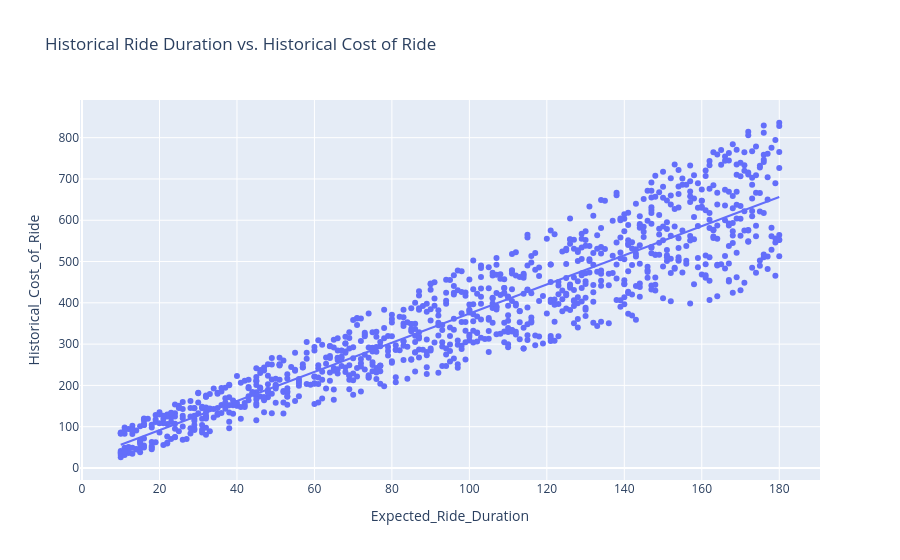

Notebook code cell kept with this figure:
### Markdown cell above
### Now let’s have a look at the relationship between expected ride duration and the historical cost of the ride:

### Code cell
fig=px.scatter(data,x='Expected_Ride_Duration',y='Historical_Cost_of_Ride',title='Historical Ride Duration vs. Historical Cost of Ride',trendline='ols')
fig.show()

### Figure 1 — Plotly figure (JSON) as saved in the notebook; plotly's stock layout.template omitted (floating-point values rounded to 4 significant figures; data arrays with more than 128 entries replaced by an {"elided": "..."} marker saying what was removed)
{"data": [{"hovertemplate": "Expected_Ride_Duration=%{x}<br>Historical_Cost_of_Ride=%{y}<extra></extra>", "legendgroup": "", "marker": {"color": "#636efa", "symbol": "circle"}, "mode": "markers", "name": "", "orientation": "v", "showlegend": false, "type": "scatter", "x": {"elided": "1000 int values"}, "xaxis": "x", "y": {"elided": "1000 float values"}, "yaxis": "y"}, {"hovertemplate": "<b>OLS trendline</b><br>Historical_Cost_of_Ride = 3.53091 * Expected_Ride_Duration + 20.8668<br>R<sup>2</sup>=0.860344<br><br>Expected_Ride_Duration=%{x}<br>Historical_Cost_of_Ride=%{y} <b>(trend)</b><extra></extra>", "legendgroup": "", "marker": {"color": "#636efa", "symbol": "circle"}, "mode": "lines", "name": "", "showlegend": false, "type": "scatter", "x": {"elided": "1000 int values"}, "xaxis": "x", "y": {"elided": "1000 float values"}, "yaxis": "y"}], "layout": {"legend": {"tracegroupgap": 0}, "title": {"text": "Historical Ride Duration vs. Historical Cost of Ride"}, "xaxis": {"anchor": "y", "domain": [0, 1], "title": {"text": "Expected_Ride_Duration"}}, "yaxis": {"anchor": "x", "domain": [0, 1], "title": {"text": "Historical_Cost_of_Ride"}}}}
